Frame 1 (no input): blank canvas, image omitted
Frame 60 (no input): blank canvas, image omitted
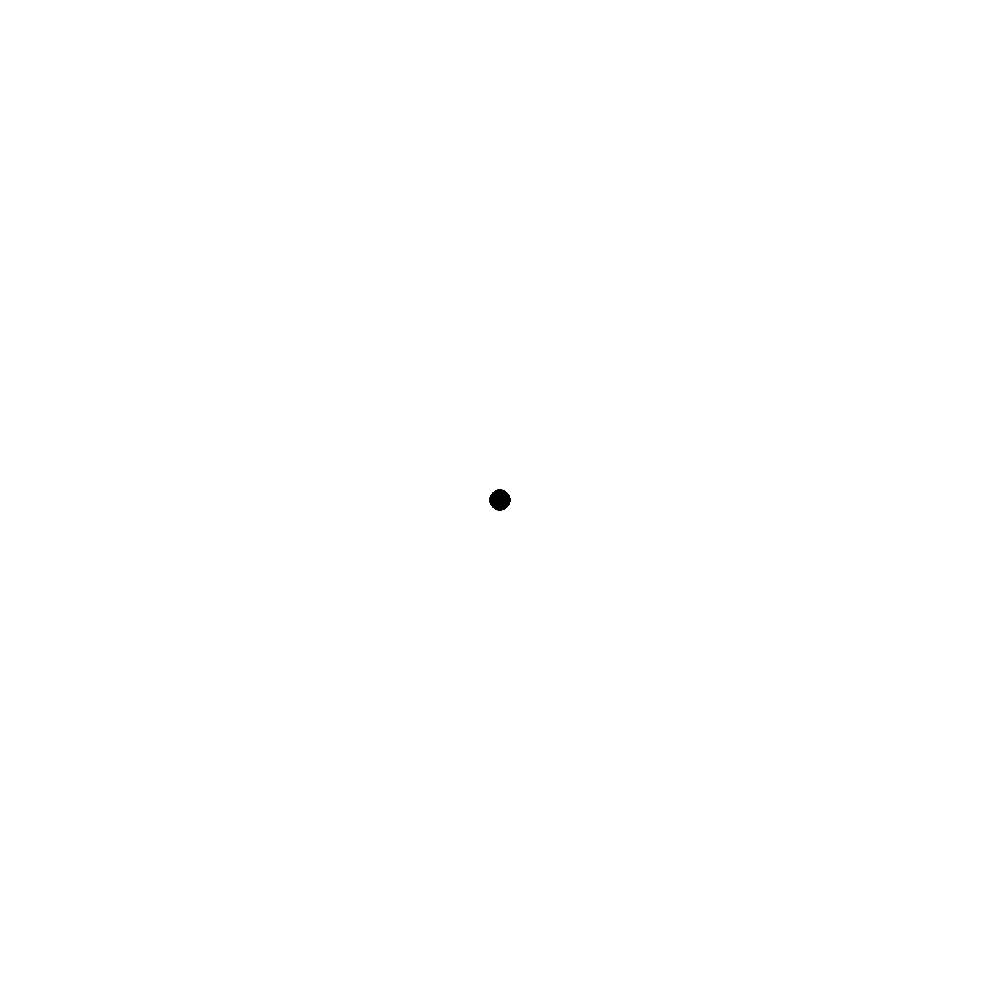
Frame 120 (the mouse pressed at the canvas centre since frame 60)

The p5.js sketch whose frames 1 and 60 were blank and that drew this single picture after the mouse press (run headless with seeded random() and noise() and a simulated clock; from frame 60 on, the mouse is pressed at the canvas centre):

// p5.js sketch
// ── sketch.js
function setup() { 
  createCanvas(1000, 1000);  
}

function draw() { 
  if (mouseIsPressed === true) { 
    fill(0,0,0);            
    ellipse(mouseX, mouseY, 20, 20);
  } 
  if (mouseIsPressed === false) { 
    fill(255,255,255);          
  }
}
